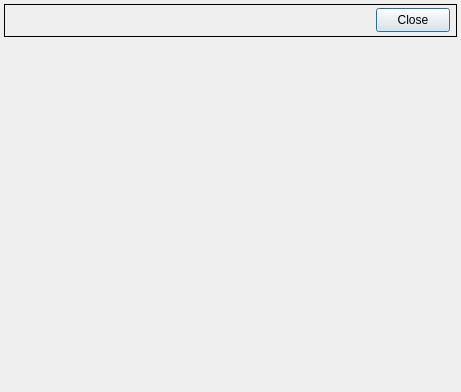
<?xml version="1.0" encoding="UTF-8"?>
<ui version="4.0">
 <class>BK9000</class>
 <widget class="QDialog" name="BK9000">
  <property name="geometry">
   <rect>
    <x>0</x>
    <y>0</y>
    <width>461</width>
    <height>392</height>
   </rect>
  </property>
  <property name="windowTitle">
   <string>Dialog</string>
  </property>
  <widget class="QFrame" name="frame">
   <property name="geometry">
    <rect>
     <x>4</x>
     <y>4</y>
     <width>453</width>
     <height>33</height>
    </rect>
   </property>
   <property name="frameShape">
    <enum>QFrame::Box</enum>
   </property>
   <property name="frameShadow">
    <enum>QFrame::Plain</enum>
   </property>
   <widget class="QPushButton" name="CouplerPB">
    <property name="geometry">
     <rect>
      <x>372</x>
      <y>4</y>
      <width>74</width>
      <height>24</height>
     </rect>
    </property>
    <property name="text">
     <string>Close</string>
    </property>
   </widget>
   <widget class="QELabel" name="qelabel">
    <property name="geometry">
     <rect>
      <x>8</x>
      <y>4</y>
      <width>81</width>
      <height>25</height>
     </rect>
    </property>
    <property name="font">
     <font>
      <pointsize>12</pointsize>
     </font>
    </property>
    <property name="variable" stdset="0">
     <string>$(P):LI:$(M)-$(N):DATA.DESC</string>
    </property>
    <property name="variableSubstitutions" stdset="0">
     <string>P=CHA,M=2531-1,N=2</string>
    </property>
    <property name="displayAlarmState">
     <bool>false</bool>
    </property>
   </widget>
   <widget class="QELabel" name="qelabel_6">
    <property name="geometry">
     <rect>
      <x>96</x>
      <y>8</y>
      <width>81</width>
      <height>16</height>
     </rect>
    </property>
    <property name="font">
     <font>
      <pointsize>11</pointsize>
      <weight>75</weight>
      <bold>true</bold>
     </font>
    </property>
    <property name="variable" stdset="0">
     <string>$(P):MBBI:$(M)-$(N):MOTOR:STATE</string>
    </property>
    <property name="variableSubstitutions" stdset="0">
     <string>P=CHA,M=2531-1,N=2</string>
    </property>
    <property name="displayAlarmState">
     <bool>false</bool>
    </property>
   </widget>
  </widget>
  <widget class="QEForm" name="couplerQEF">
   <property name="geometry">
    <rect>
     <x>4</x>
     <y>42</y>
     <width>452</width>
     <height>341</height>
    </rect>
   </property>
   <property name="uiFile" stdset="0">
    <string>/afs/slac/g/testfac/tools/display/beckhoff/common/ui/bk9000.ui</string>
   </property>
  </widget>
 </widget>
 <customwidgets>
  <customwidget>
   <class>QEForm</class>
   <extends>QWidget</extends>
   <header>QEForm.h</header>
  </customwidget>
  <customwidget>
   <class>QELabel</class>
   <extends>QLabel</extends>
   <header>QELabel.h</header>
  </customwidget>
 </customwidgets>
 <resources/>
 <connections/>
</ui>
